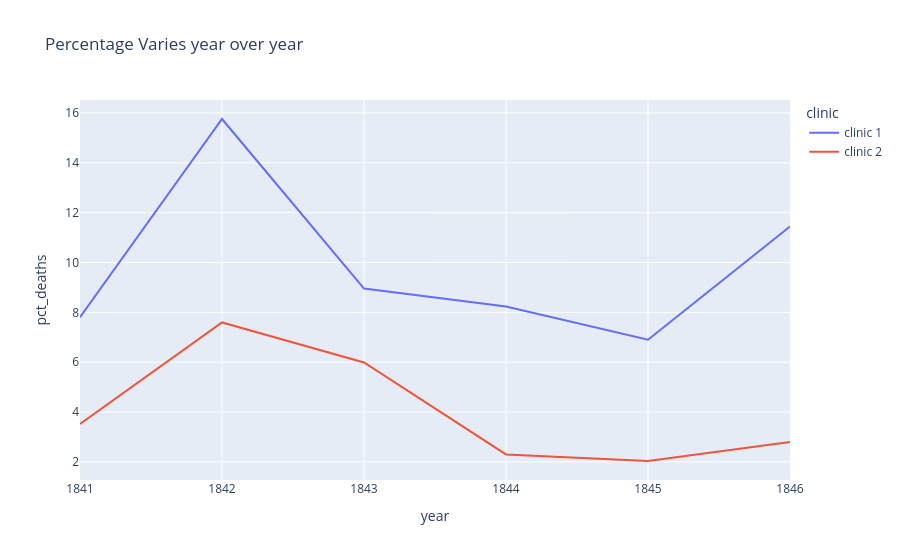

Notebook cell for this chart:
### Markdown cell above
### Plotting the Proportion of Yearly Deaths by Clinic

### Code cell
line = px.line(df_yearly, 
               x='year',
               y='pct_deaths',
               color='clinic',
               title='Percentage Varies year over year' 
              )
line.show()

### Figure 1 — Plotly figure (JSON) as saved in the notebook; plotly's stock layout.template omitted (floating-point values rounded to 4 significant figures)
{"data": [{"hovertemplate": "clinic=clinic 1<br>year=%{x}<br>pct_deaths=%{y}<extra></extra>", "legendgroup": "clinic 1", "line": {"color": "#636efa", "dash": "solid"}, "marker": {"symbol": "circle"}, "mode": "lines", "name": "clinic 1", "orientation": "v", "showlegend": true, "type": "scatter", "x": [1841, 1842, 1843, 1844, 1845, 1846], "xaxis": "x", "y": [7.806, 15.76, 8.954, 8.236, 6.901, 11.45], "yaxis": "y"}, {"hovertemplate": "clinic=clinic 2<br>year=%{x}<br>pct_deaths=%{y}<extra></extra>", "legendgroup": "clinic 2", "line": {"color": "#EF553B", "dash": "solid"}, "marker": {"symbol": "circle"}, "mode": "lines", "name": "clinic 2", "orientation": "v", "showlegend": true, "type": "scatter", "x": [1841, 1842, 1843, 1844, 1845, 1846], "xaxis": "x", "y": [3.522, 7.597, 5.988, 2.3, 2.036, 2.797], "yaxis": "y"}], "layout": {"autosize": true, "legend": {"title": {"text": "clinic"}, "tracegroupgap": 0}, "title": {"text": "Percentage Varies year over year"}, "xaxis": {"anchor": "y", "autorange": true, "domain": [0, 1], "range": [1841, 1846], "title": {"text": "year"}, "type": "linear"}, "yaxis": {"anchor": "x", "autorange": true, "domain": [0, 1], "range": [1.274, 16.52], "title": {"text": "pct_deaths"}, "type": "linear"}}}
